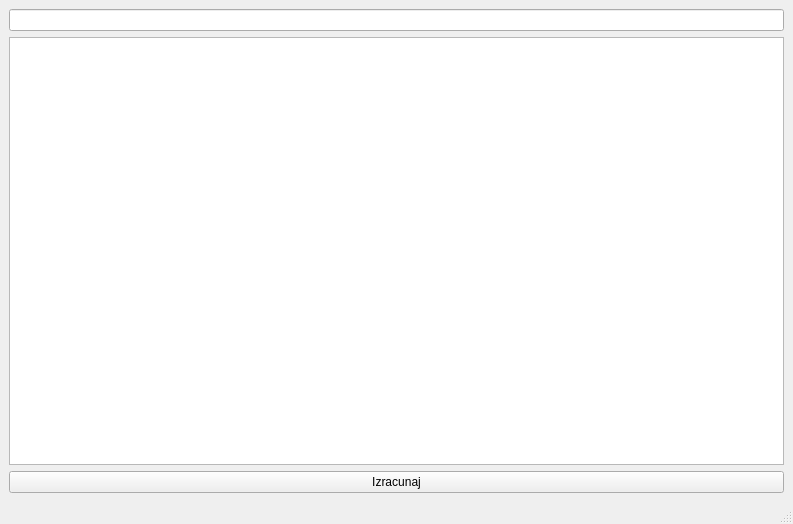
<?xml version="1.0" encoding="UTF-8"?>
<ui version="4.0">
 <class>MainWindow</class>
 <widget class="QMainWindow" name="MainWindow">
  <property name="geometry">
   <rect>
    <x>0</x>
    <y>0</y>
    <width>793</width>
    <height>524</height>
   </rect>
  </property>
  <property name="windowTitle">
   <string>MainWindow</string>
  </property>
  <widget class="QWidget" name="centralwidget">
   <layout class="QVBoxLayout" name="verticalLayout_2">
    <item>
     <layout class="QVBoxLayout" name="verticalLayout">
      <item>
       <widget class="QLineEdit" name="leParser"/>
      </item>
      <item>
       <widget class="QTextBrowser" name="tbParser"/>
      </item>
      <item>
       <widget class="QPushButton" name="pbParser">
        <property name="text">
         <string>Izracunaj</string>
        </property>
       </widget>
      </item>
     </layout>
    </item>
   </layout>
  </widget>
  <widget class="QMenuBar" name="menubar">
   <property name="geometry">
    <rect>
     <x>0</x>
     <y>0</y>
     <width>793</width>
     <height>19</height>
    </rect>
   </property>
  </widget>
  <widget class="QStatusBar" name="statusbar"/>
 </widget>
 <resources/>
 <connections/>
</ui>
